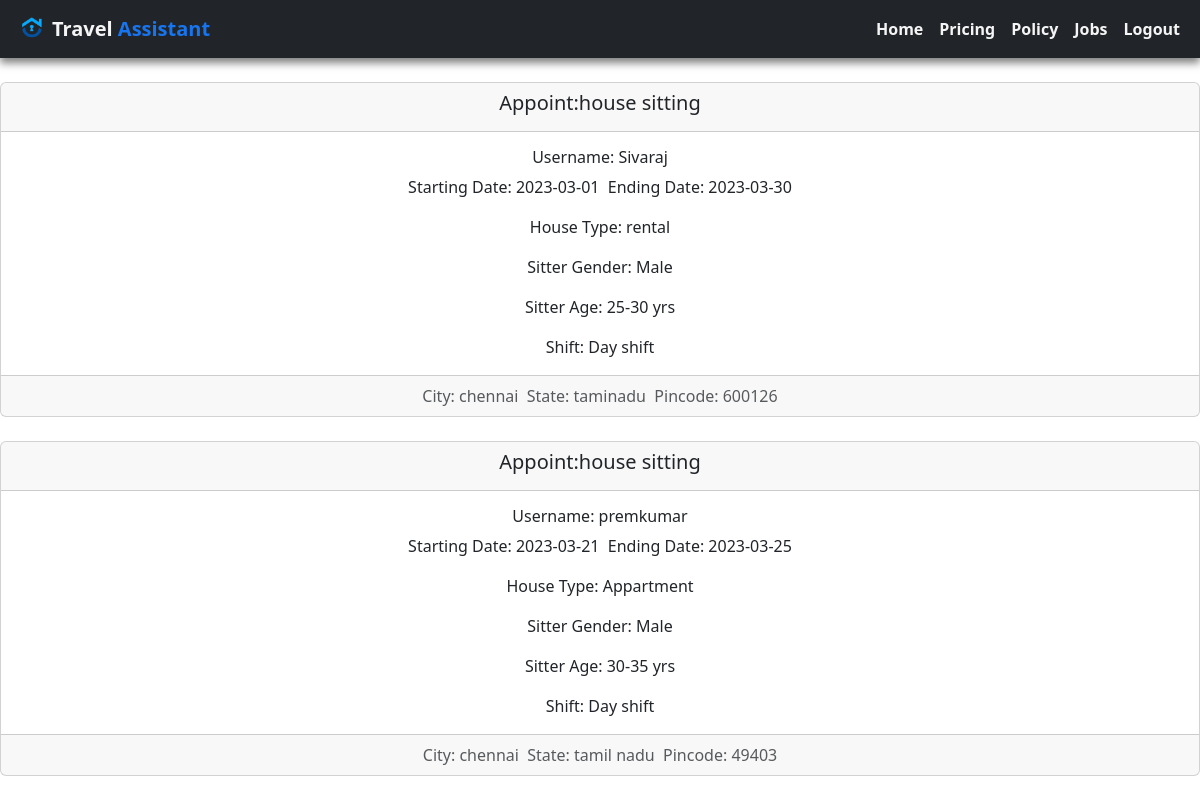
The app's page /tacking/care (signed in) with its own data.
### my_app/models.py (models this page shows, shortened)
class Resgistration(models.Model):
    STATUS=(
        ('Alloted','Alloted'),
        ('Not Alloted','Not Alloted')
    )
    username=models.ForeignKey(MyUser,on_delete=models.CASCADE)
    fullname=models.CharField(max_length=100,null=True)
    age=models.CharField(max_length=10,null=True)
    house_type=models.CharField(max_length=20,null=True)
    gender=models.CharField(max_length=20,null=True)
    phone_number=models.IntegerField(null=True)
    email=models.EmailField(null=True)
    house_sitter_gender=models.CharField(max_length=10,null=True)
    starting_date=models.CharField(max_length=10,null=True)
    ending_date=models.CharField(max_length=10,null=True)
    age_for_sitter=models.CharField(max_length=10,null=True)
    country_visit=models.CharField(max_length=100,null=True)
    staying_in_house=models.CharField(max_length=100,null=True)
    to_appoint=models.CharField(max_length=100,null=True)
    address=models.CharField(max_length=300,null=True)
    city=models.CharField(max_length=200,null=True)
    state=models.CharField(max_length=200,null=True)
    pincode=models.CharField(max_length=6,null=True)
    instructions=models.CharField(max_length=1000,null=True)
    sitter_allotment=models.CharField(max_length=100,null=True,choices=STATUS,default="Not Alloted")

class MyUser(AbstractUser):
    email= models.EmailField(unique=True,primary_key=True,max_length=225)
    first_name=models.CharField(null=True,max_length=100)
    last_name=models.CharField(null=True,max_length=100)
    staff_address=models.CharField(null=True,max_length=100)
    staff_phone_number=models.IntegerField(null=True)
    USERNAME_FIELD='email'
    REQUIRED_FIELDS=[]
    def __str__(self) -> str:
        return self.username

### my_app/views.py (the view)
# urls.py: path('tacking/care',views.takeing_care,name='tacking_care'),
@login_required(login_url='stafflogin')
def takeing_care(request):
    if request.user.is_staff==True:
        submitted=Resgistration.objects.all().filter(sitter_allotment='Not Alloted').filter(to_appoint='house sitting')
        return render(request,'my_app/staff_appoint.html',{'submitted':submitted})
    else:
        return redirect('stafflogin')

### my_app/templates/my_app/staff_appoint.html (shortened to what this page needs)
{% load static %}
<!DOCTYPE html>
<html lang="en">
  <head>
    <link
      href="https://cdn.jsdelivr.net/npm/bootstrap@5.3.0-alpha1/dist/css/bootstrap.min.css"
      rel="stylesheet"
    />
  </head>
  <body>
    {% include 'my_app/navbar.html' %} {% if submitted %}
    <br />
    {% for obj in submitted %}
    <div class="card text-center">
      <div class="card-header"><h5>Appoint:{{obj.to_appoint}}</h5></div>
      <div class="card-body">
        <h6 class="card-title">Username: {{obj.username}}</h6>
        <p class="card-text">
          Starting Date: {{obj.starting_date}}&nbsp;&nbsp;Ending Date:
          {{obj.ending_date}}
        </p>
        <p class="card-text">House Type: {{obj.house_type}}</p>
        <p class="card-text">Sitter Gender: {{obj.house_sitter_gender}}</p>
        <p class="card-text">Sitter Age: {{obj.age_for_sitter}}</p>
        <p class="card-text">Shift: {{obj.staying_in_house}}</p>
      </div>
      <div class="card-footer text-muted">
        City: {{obj.city}}&nbsp;&nbsp;State: {{obj.state}}&nbsp;&nbsp;Pincode:
        {{obj.pincode}}
      </div>
    </div>
    <br />
    {% endfor %}
    <br />{% endif %}
  </body>
</html>

### my_app/templates/my_app/navbar.html (shortened to what this page needs)
{% load static %}
<nav class="navbar navbar-expand-lg navbar-dark bg-dark">
  <div class="container-fluid">
    <img
      src="{% static 'img/logo.png' %}"
      alt="travelassist"
      width="40"
      height="42"
      class="padding-top:1px;"
    />
    <a class="navbar-brand" href=""
      ><span style="color: whitesmoke"><b>Travel</b></span>
      <span style="color: rgb(23, 117, 240)"><b>Assistant</b></span></a
    >
    <div class="collapse navbar-collapse" id="navbarSupportedContent">
      <ul class="navbar-nav ms-auto mb-2 mb-lg-0">
        <li class="nav-item">
          <a class="nav-link" aria-current="page" href="{% url 'home' %}"
            ><b><span style="color: whitesmoke">Home</span></b></a
          >
        </li>
        <li class="nav-item">
          <a class="nav-link" href="{% url 'pricing' %}"
            ><span style="color: whitesmoke"><b>Pricing</b></span></a
          >
        </li>
        <li class="nav-item">
          <a class="nav-link" href="{% url 'policy' %}"
            ><b><span style="color: whitesmoke">Policy</span></b></a
          >
        </li>
        {% if user.is_authenticated %} {% if user.is_staff %}
        <li class="nav-item">
          <a class="nav-link" href="{% url 'staff_page' %}"
            ><b><span style="color: whitesmoke">Jobs</span></b></a
          >
        </li>
        {% else %}
        <li class="nav-item">
          <a class="nav-link" href="{% url 'payment' %}"
            ><b><span style="color: whitesmoke">Payment</span></b></a
          >
        </li>
        {% endif %}
        <li class="nav-item">
          <a class="nav-link" href="{% url 'logout' %}"
            ><b><span style="color: whitesmoke">Logout</span></b></a
          >
        </li>
        {% endif %}
      </ul>
    </div>
  </div>
</nav>

### my_app/templates/my_app/navbar.html (style rules this page uses)
nav { width: 100%; position: sticky !important; left: 0; top: 0; box-shadow: 0px 5px 8px rgba(0, 0, 0, 0.5); z-index: 10; }
.navbar-brand { font-weight: 650; }
.nav-link { color: white !important; }

### records on screen
Resgistration: to_appoint "house sitting", username "Sivaraj", starting_date "2023-03-01", ending_date "2023-03-30", house_type "rental", house_sitter_gender "Male", age_for_sitter "25-30 yrs", staying_in_house "Day shift", city "chennai", state "taminadu", pincode "600126"
Resgistration: to_appoint "house sitting", username "premkumar", starting_date "2023-03-21", ending_date "2023-03-25", house_type "Appartment", house_sitter_gender "Male", age_for_sitter "30-35 yrs", staying_in_house "Day shift", city "chennai", state "tamil nadu", pincode "49403"
